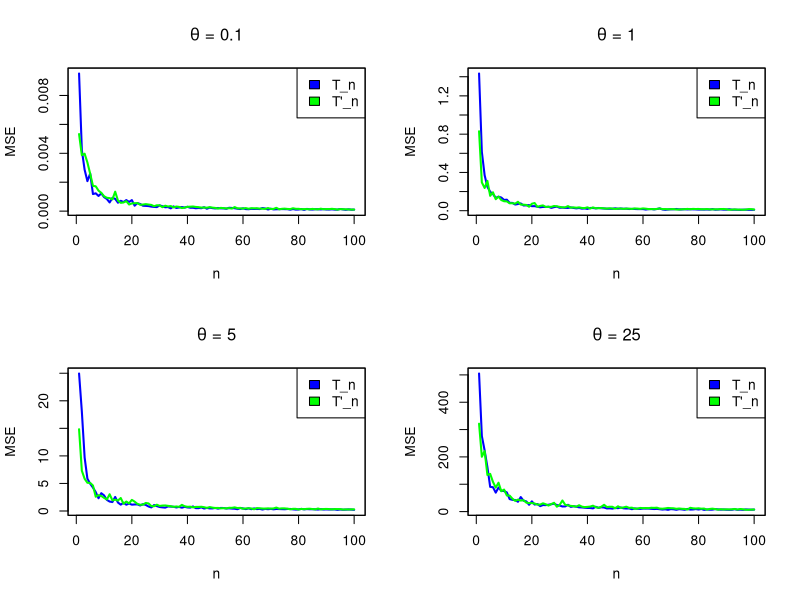
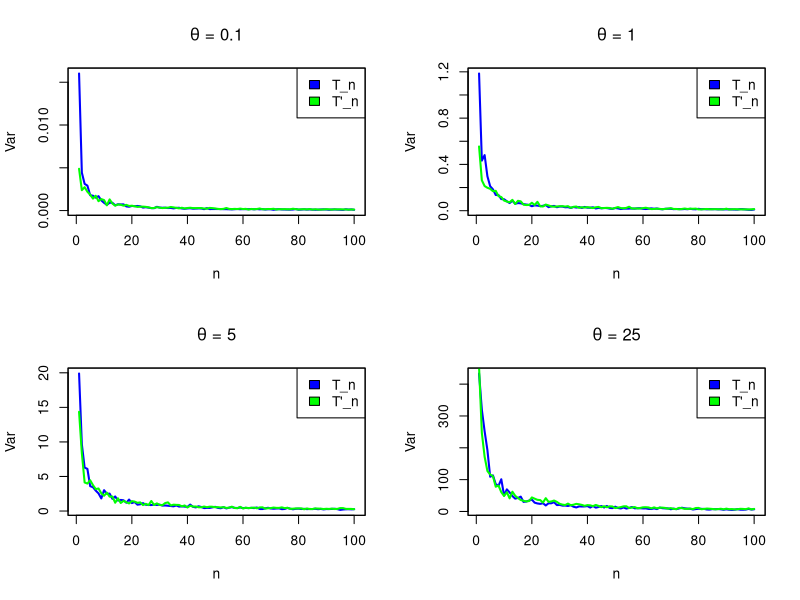
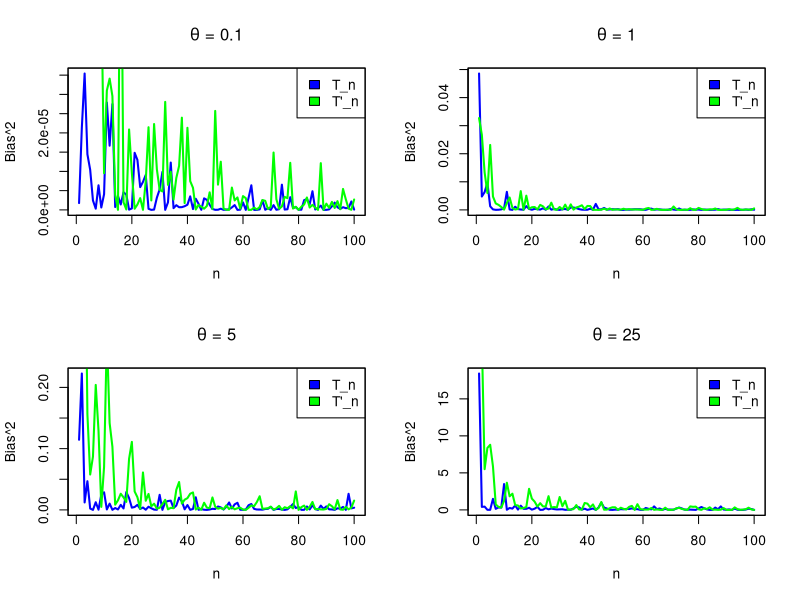

Write the R code that produced these figures, in order.
##### a) ##################################################################################################

# Define Variables / Parameters
MC = 100
n = seq(from = 1, to = 100, by = 1)
theta = c(0.1, 1 ,5 , 25)

# Define T_n
T_n = function(x){
  m = mean(x)
  return(m)
}

# Define T'_n
T_dash_n = function(x){
  m = ((1/(2*length(x))) * sum(x^2))^(1/2)
  return(m)
}

##### b) ##################################################################################################

# Define Loss Function
Loss = function(x, m){
  Bias = (mean(x)-m)
  Var = var(x)
  MSE = Bias^2 + Var
  return(c(Bias,Var,MSE))
}

##### c) ##################################################################################################

# Create PDF
path = file.path(getwd(), paste("HA2_c_stu127762_stu107307_stu107135_stu128161", "pdf", sep = "."))
pdf(file=path)
par(mfrow = c(2,2))

# Plotting
for (i in theta){
    Y1 = c()
    Y2 = c()
    for (k in n){
      X1 = replicate(MC, T_n(x = rexp(k, rate = 1/i)))
      X2 = replicate(MC, T_dash_n(x = rexp(k, rate = 1/i)))
      Y1[k] = Loss(x = X1, m = i)[3]
      Y2[k] = Loss(x = X2, m = i)[3]
    }
    plot(n, Y1, type = "l", col = "blue", xlab = "n", ylab = "MSE", main = bquote(theta * " = " * .(i)),  lwd = 2)
    lines(n, Y2, col = "green", lwd = 2)
    legend("topright", legend = c("T_n", "T'_n"), fill = c("blue", "green"))
    box()
}
dev.off()

##### Comments ############################################################################################

# As visible in the Plots / derived in the Pen&Paper-Tutorial, both Estimators are consistent, whereas
# T_n is asymptotically more efficient 
# As n increases the MSE of both Estimators tends to zero for all Thetas.
# As Theta increases, the Y axis scale is much larger (0.000 - 0.008 vs 0 - 500) (since the MSE increases) 
# This means, that we have a slower convergence of the MSE to zero as opposed to smaller values of Theta

##### d) ##################################################################################################

# Create PDF
path = file.path(getwd(), paste("HA2_d_stu127762_stu107307_stu107135_stu128161", "pdf", sep = "."))
pdf(file=path)
par(mfrow = c(2,2))

# Plotting
for (i in theta){
  Y1 = c()
  Y2 = c()
  for (k in n){
    X1 = replicate(MC, T_n(x = rexp(k, rate = 1/i)))
    X2 = replicate(MC, T_dash_n(x = rexp(k, rate = 1/i)))
    Y1[k] = Loss(x = X1, m = i)[2]
    Y2[k] = Loss(x = X2, m = i)[2]
  }
  plot(n, Y1, type = "l", col = "blue", xlab = "n", ylab = "Var", main = bquote(theta * " = " * .(i)),  lwd = 2)
  lines(n, Y2, col = "green", lwd = 2)
  legend("topright", legend = c("T_n", "T'_n"), fill = c("blue", "green"))
  box()
  
  
# Checking which Estimator has lower Mean Variance for small and large n
dmean_low = mean(Y1[1:9]-Y2[1:9])
dmean_high = mean(Y1[76:100]-Y2[76:100])

if (dmean_low>0){
    print(paste("Mean of var of T_n is higher than var of T'_n for n<10 and theta = ", i, " by ", dmean_low))
  } else {
    if (dmean_low<0){
      print(paste("Mean of var of T'_n is higher than var of T_n for n<10 and theta = ", i, " by ", -dmean_low))
    } else {
      print(paste("Mean of var of T'_n and T_n for n<10 and theta = ", i, " are equal"))
    }
  }
if (dmean_high>0){
    print(paste("Mean of var of T_n is higher than var of T'_n for n>75 and theta = ", i, " by ", dmean_high))
  } else {
    if (dmean_high<0){
      print(paste("Mean of var of T'_n is higher than var of T_n for n>75 and theta = ", i, " by ", -dmean_high))
    } else {
      print(paste("Mean of var of T'_n and T_n for n>75 and theta = ", i, " are equal"))
    }
  }

}
dev.off()

##### Comments ############################################################################################

# The Results indicate that the Estimator T'_n has lower variance than T_n for small n (n<10)
# and T_n has lower variance than T'_n for large n (n>75)
# This is also visible in the Plots and already mentioned above

###########################################################################################################

# Create PDF
path = file.path(getwd(), paste("HA2_e", "pdf", sep = "."))
pdf(file=path)
par(mfrow = c(2,2))

# Plotting
for (i in theta){
  Y1 = c()
  Y2 = c()
  for (k in n){
    X1 = replicate(MC, T_n(x = rexp(k, rate = 1/i)))
    X2 = replicate(MC, T_dash_n(x = rexp(k, rate = 1/i)))
    Y1[k] = Loss(x = X1, m = i)[1]^2
    Y2[k] = Loss(x = X2, m = i)[1]^2
  }
  plot(n, Y1, type = "l", col = "blue", xlab = "n", ylab = "Bias^2", main = bquote(theta * " = " * .(i)),  lwd = 2)
  lines(n, Y2, col = "green", lwd = 2)
  legend("topright", legend = c("T_n", "T'_n"), fill = c("blue", "green"))
  box()
}
dev.off()  
  